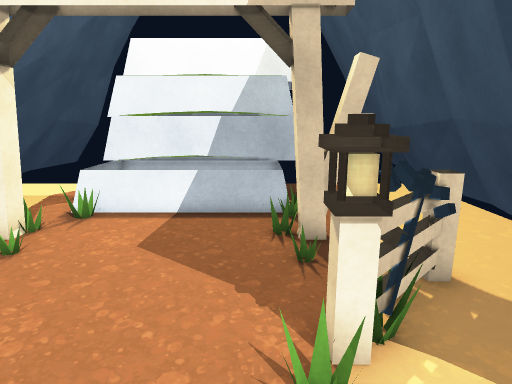
[1] (above)

13 first-person views from a walk through a 3-D level made in the Unity game engine. The camera is 1.5 m above the floor, tilts 12° down and sees 75° across. The floor is counted in squares, 0.5 m on a side. Each view is taken from the middle of a square. On the plan, view 1 faces up. The plan holds only what a view shows up to about 20 squares ahead; the rest is blank. The place goes on beyond the plan.

[2]
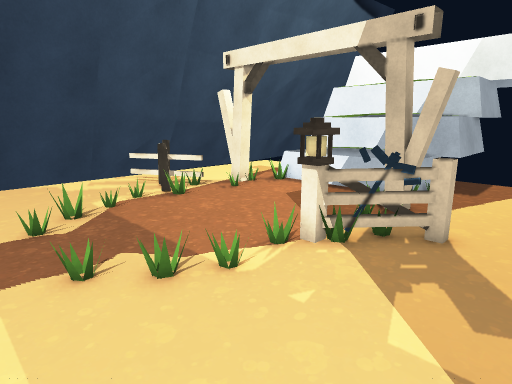

[3]
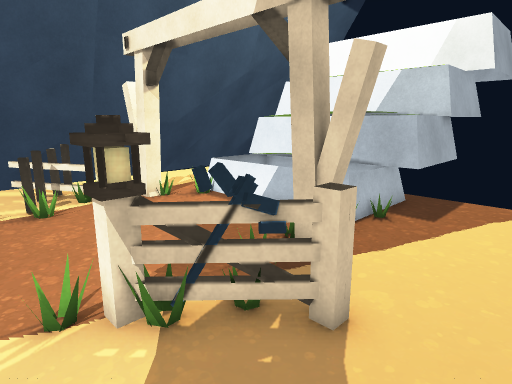

[4]
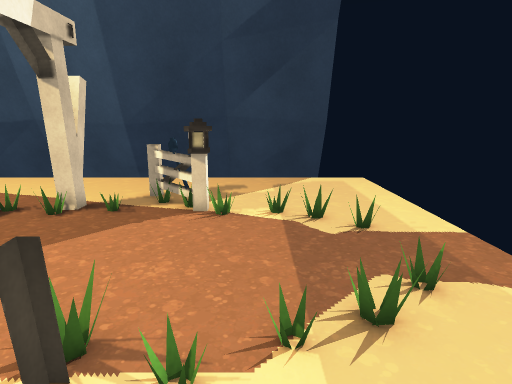

[5]
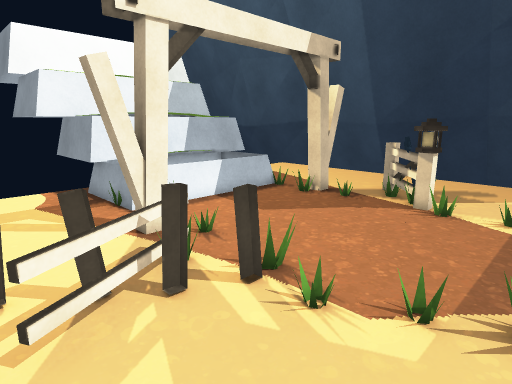

[6]
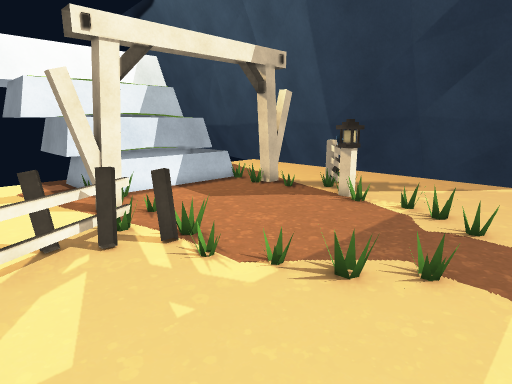

[7]
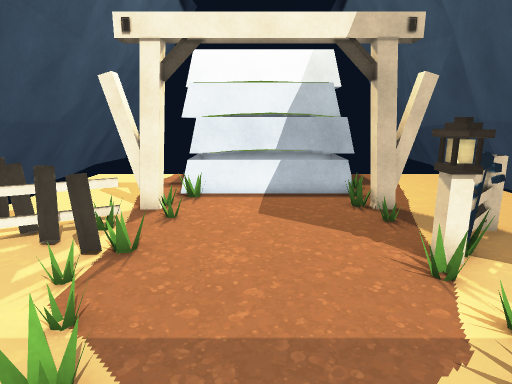

[8]
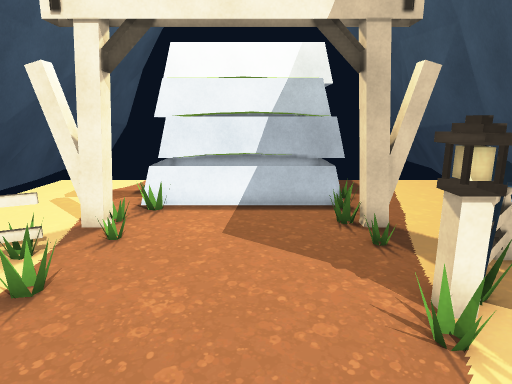

[9]
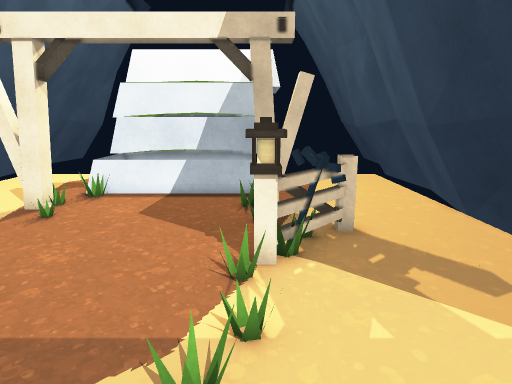

[10]
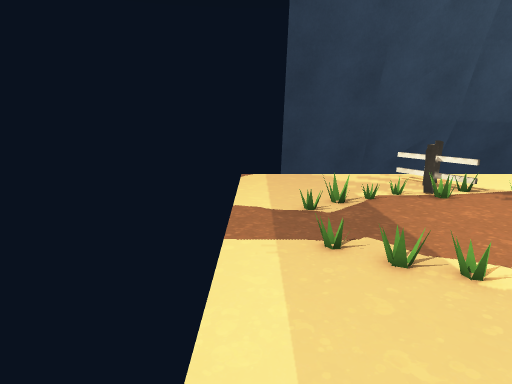

[11]
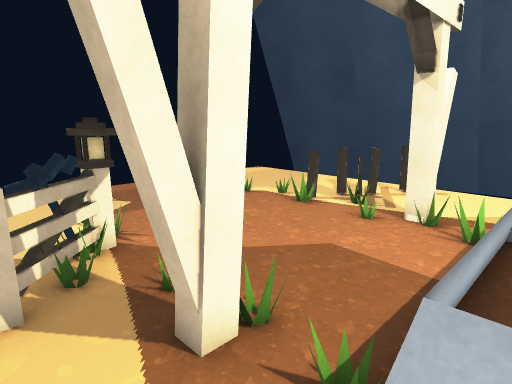

[12]
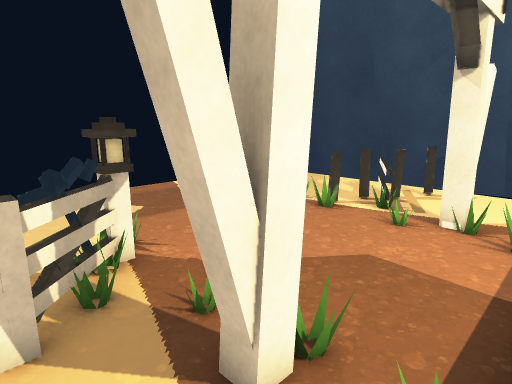

[13]
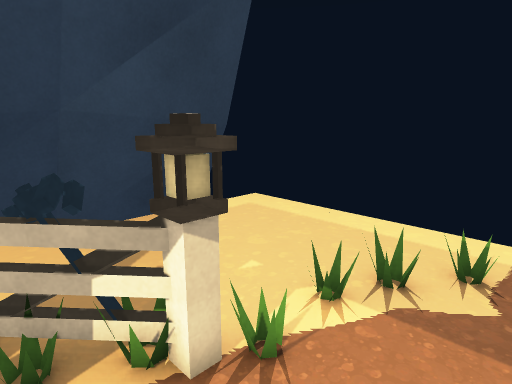

### Floor plan
Key: @ floor where view 1 was taken; # wall or solid block; . floor; = window, fence, low wall or low ledge; O other object.
Columns run from 12 left of view 1 to 8 right of it. Each row starts with its distance up from view 1.
 16       ###    ##    #
 15  .....O########....#
 14 #.....OOOOOOOO#....#
 13 #.....O      #.....#
 12 #.....O      #.....#
 11 #.....#OOOOOO#.....#
 10 #..................#
  9 #...###......##... #
  8 #...###......##... #
  7 #O.................#
  6 #O#OOO.........O...#
  5 ######........OO...#
  4 #....O.......OO....#
  3 #..................#
  2 #..................#
  1 #..................#
  0 #...........@......#
 -1 # .................##
 -2  ..................#=
 -3  ...................

Positions as (right, up) in squares from view 1, and headings:
1: (0, 0), facing up
2: (6, -3), facing up-left
3: (6, 2), facing up-left
4: (-10, 2), facing right
5: (-11, 0), facing up-right
6: (-11, -3), facing up-right
7: (-3, -3), facing up
8: (-2, -1), facing up
9: (1, -3), facing up
10: (7, -3), facing left
11: (4, 12), facing down-left
12: (4, 11), facing down-left
13: (-2, 6), facing down-right
